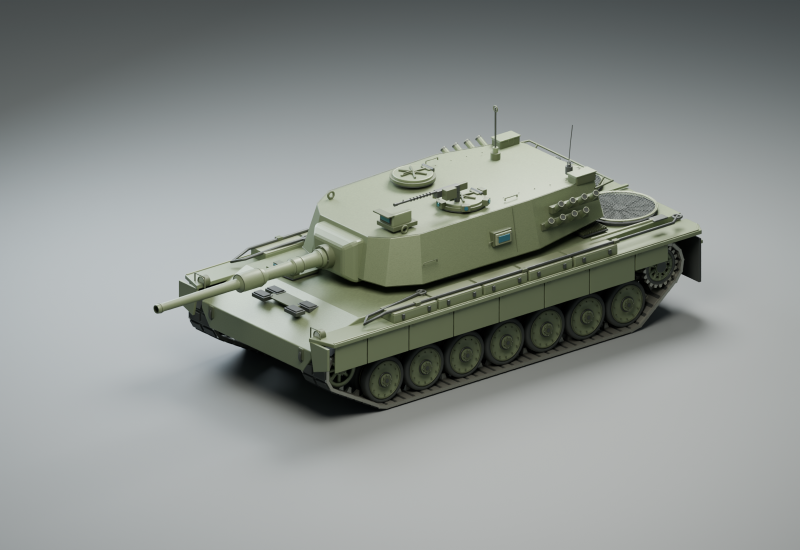
#> input picture assets/leopard2/hero.png, 1600 x 1100 px (shown at 1/2 size); its folder holds 4 pictures in this run
$ python package_leopard2.py
#> lines starting #> are read from the running program, lines starting #| are printed output that depends on the picture
"""Compose delivery previews and package the verified Blender model with its sources."""

import hashlib
import json
import zipfile
from pathlib import Path

from PIL import Image, ImageDraw, ImageFont, ImageStat

ROOT=Path(__file__).resolve().parents[1]
ASSETS=ROOT/'assets'/'leopard2'
OUT=ROOT/'models'/'leopard2'
font_path=Path('C:/Windows/Fonts/arial.ttf')
font_bold=Path('C:/Windows/Fonts/arialbd.ttf')
title_font=ImageFont.truetype(str(font_bold),44)
label_font=ImageFont.truetype(str(font_bold),23)
small_font=ImageFont.truetype(str(font_path),20)
background=(239,242,242)
ink=(37,46,44)


def add_view(sheet, name, label, rect):
#> called with name = 'hero', label = '01  FRONT THREE-QUARTER', rect = (38, 139, 1048, 732)
    x,y,w,h=rect
    source=Image.open(ASSETS/f'{name}.png').convert('RGB')
    source.thumbnail((w,h-43),Image.Resampling.LANCZOS)
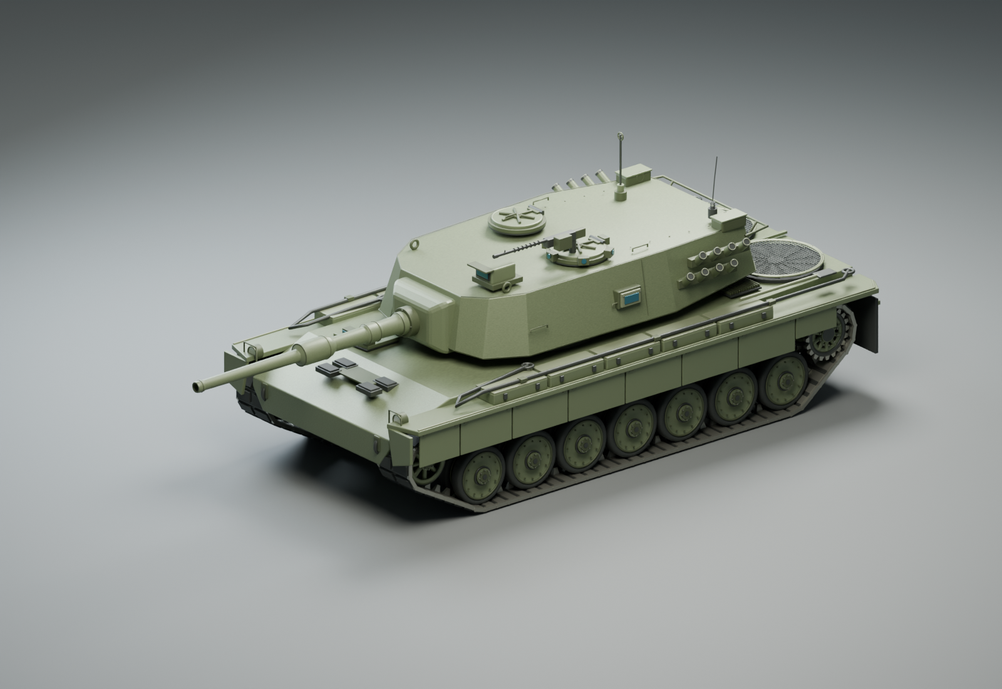
#> source: PIL image 1002x689 RGB; mean R, G, B 139.3, 144.1, 140.8
    sheet.paste(source,(x+(w-source.width)//2,y+43+(h-43-source.height)//2))
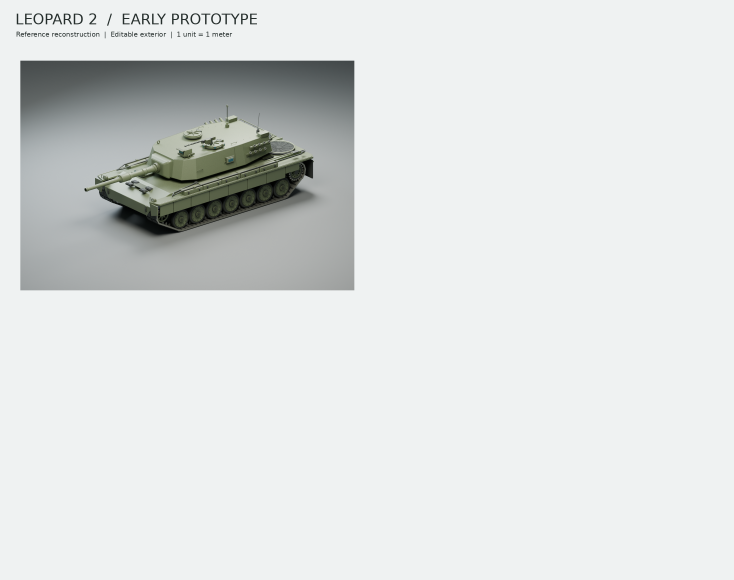
#> sheet: PIL image 2200x1740 RGB (shown at 1/3 size); mean R, G, B 220.5, 223.9, 223.3
    ImageDraw.Draw(sheet).text((x+8,y+8),label,font=label_font,fill=ink)


sheet=Image.new('RGB',(2200,1740),background)
draw=ImageDraw.Draw(sheet)
draw.text((46,32),'LEOPARD 2  /  EARLY PROTOTYPE',font=title_font,fill=ink)
draw.text((48,91),'Reference reconstruction  |  Editable exterior  |  1 unit = 1 meter',font=small_font,fill=ink)
add_view(sheet,'hero','01  FRONT THREE-QUARTER',(38,139,1048,732))
add_view(sheet,'rear','02  REAR THREE-QUARTER',(1114,139,1048,732))
#> call 2 of add_view, with name = 'rear', label = '02  REAR THREE-QUARTER', rect = (1114, 139, 1048, 732)
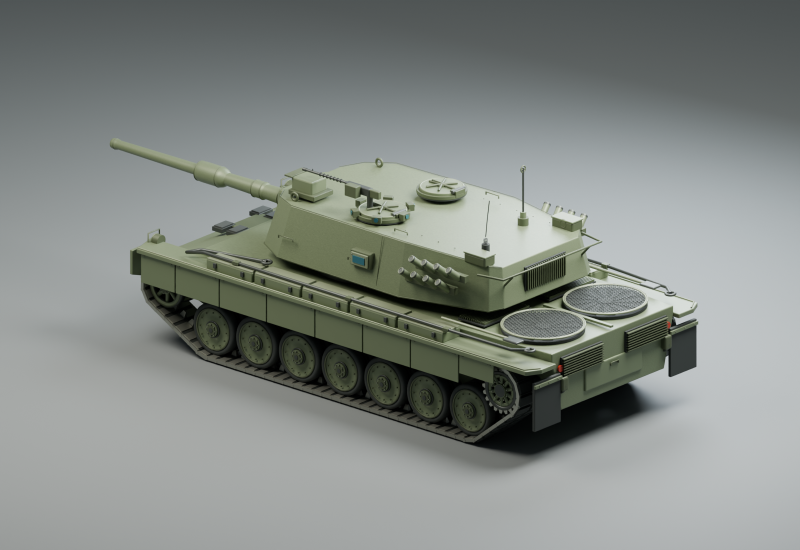
#> input picture assets/leopard2/rear.png, 1600 x 1100 px (shown at 1/2 size)
#> in add_view (call 2), `source.thumbnail((w,h-43),Image.Resampling.LANCZOS)`:
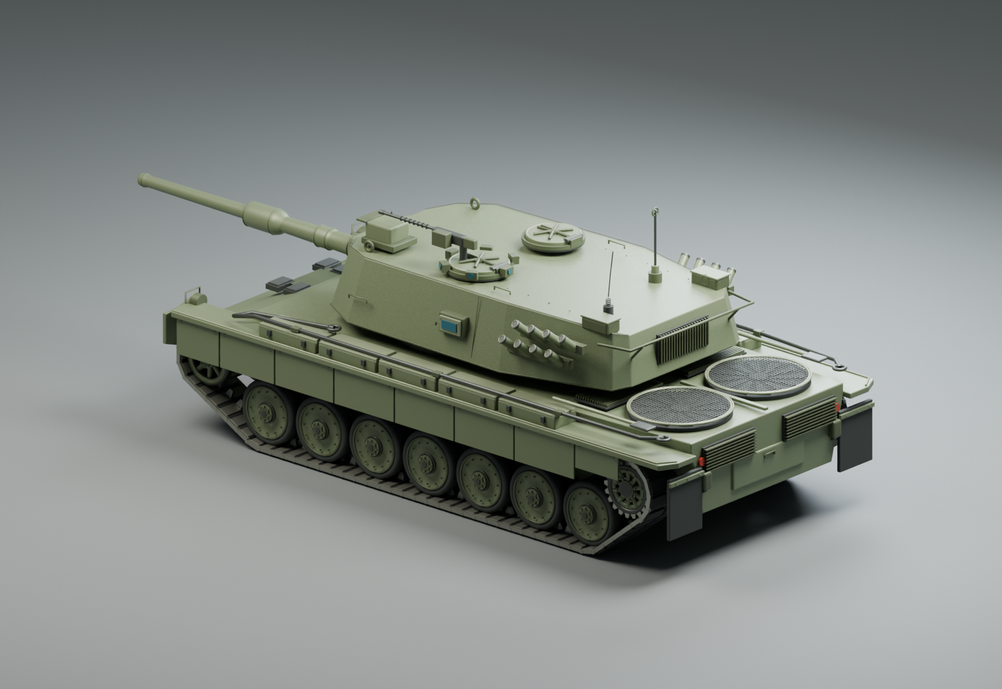
#> source: PIL image 1002x689 RGB; mean R, G, B 131.1, 136.1, 132.2
#> in add_view (call 2), `sheet.paste(source,(x+(w-source.width)//2,y+43+(h-43-source.height)//2))`:
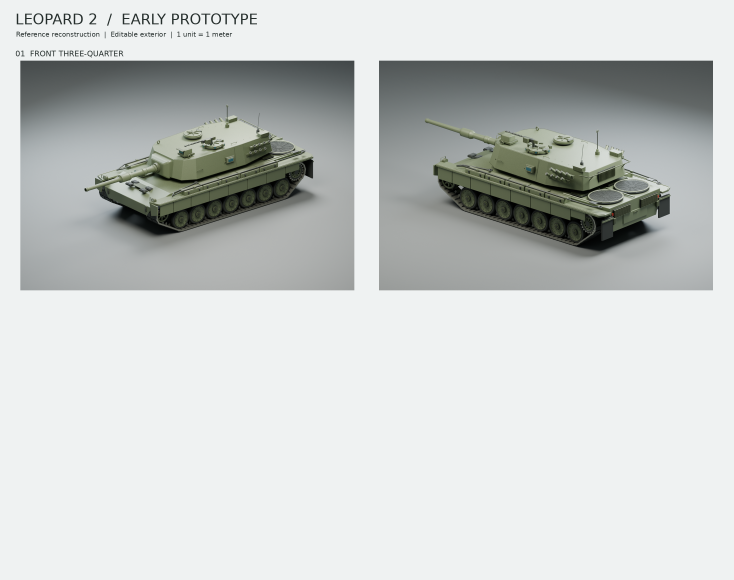
#> sheet: PIL image 2200x1740 RGB (shown at 1/3 size); mean R, G, B 201, 204.7, 203.4
add_view(sheet,'side','03  SIDE ORTHOGRAPHIC',(38,894,1352,391))
#> (the run stopped early here; a loop or call above may not have finished)
